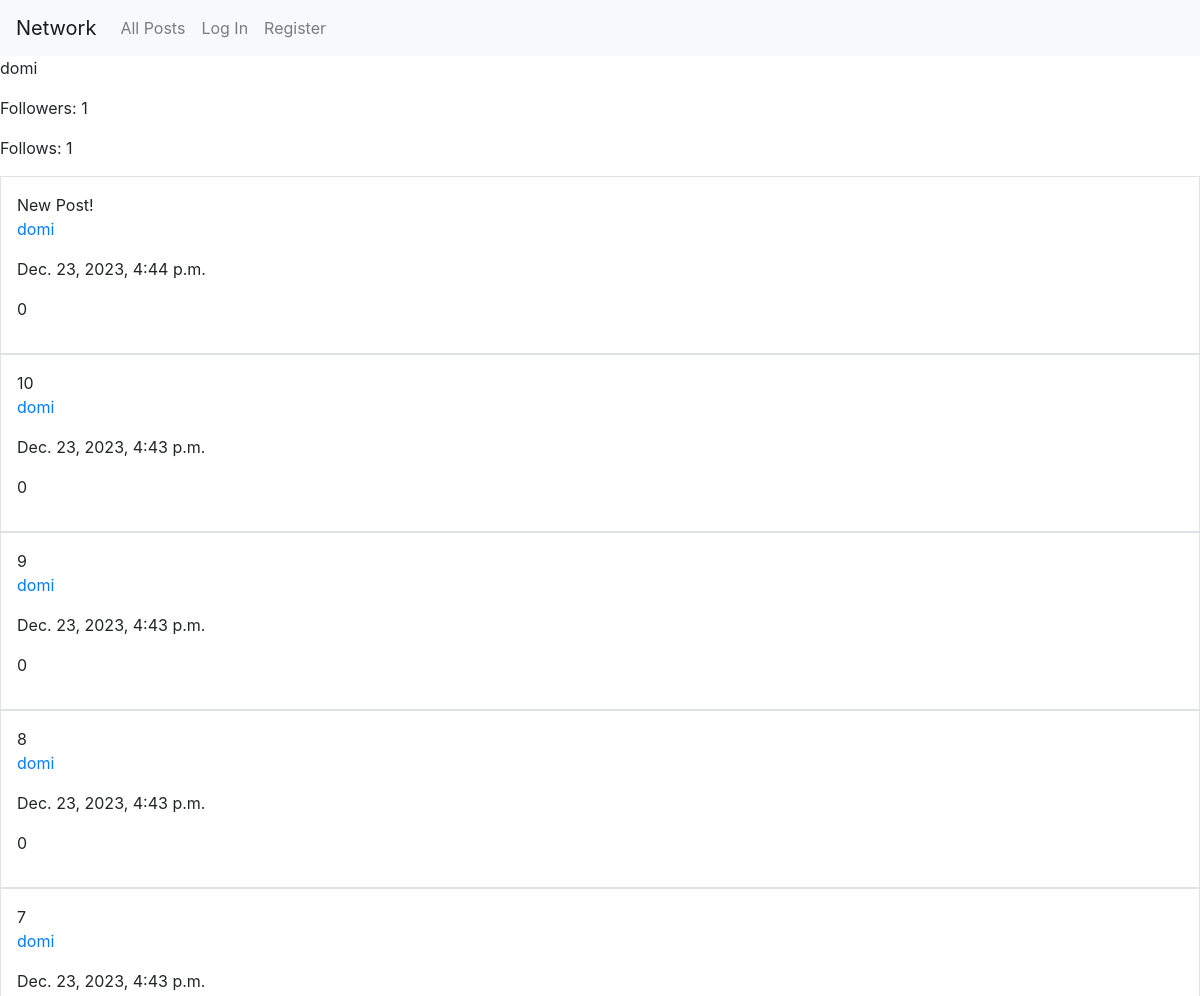
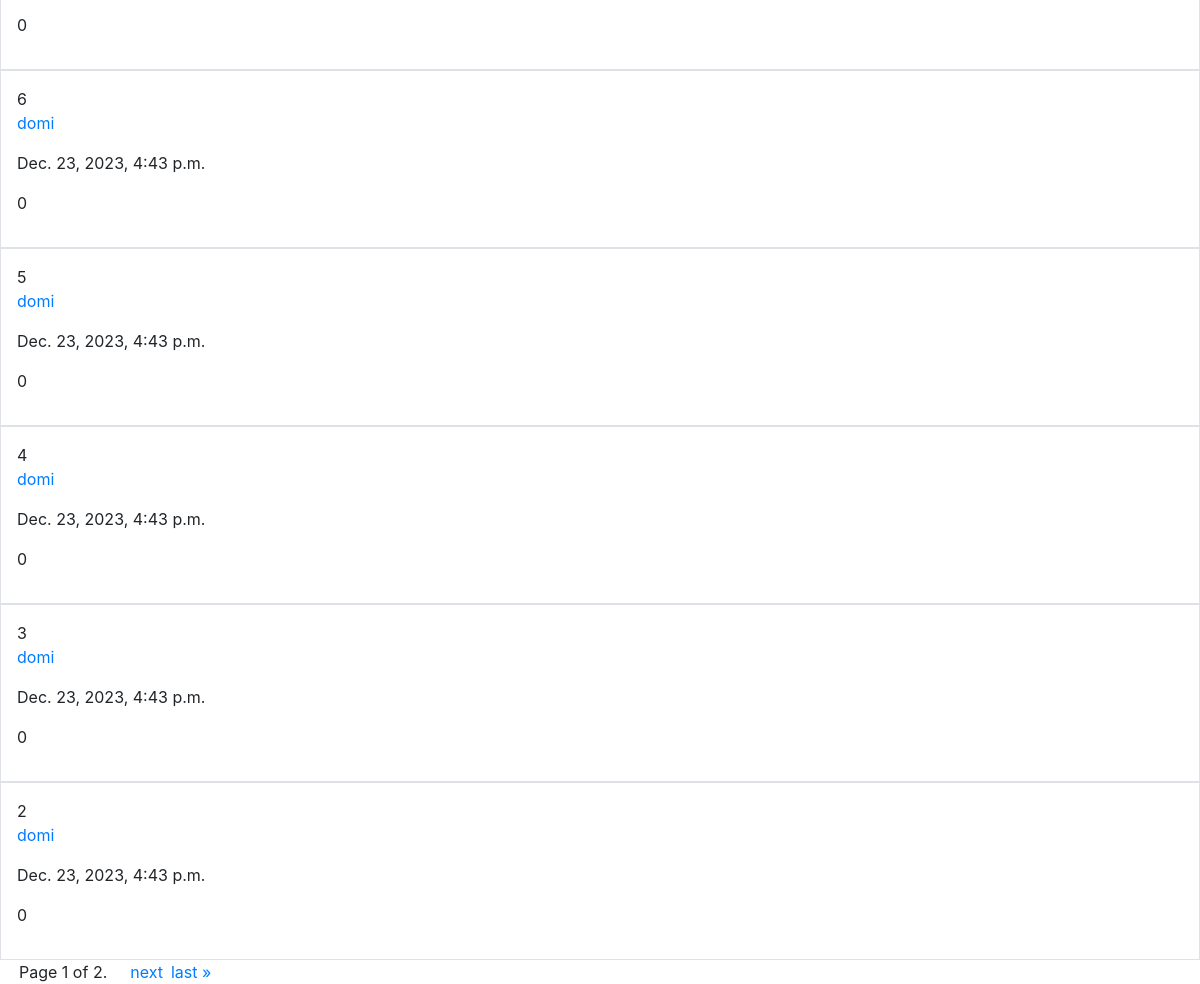
The page /profile_page/1 on the database its author committed (2 pictures, top to bottom).
### network/models.py (models this page shows)
class User(AbstractUser):
    pass

class Post(models.Model):
    text_content = models.TextField(max_length=256, blank=False)
    user = models.ForeignKey(User,on_delete=models.CASCADE, related_name="user")
    date = models.DateTimeField(auto_now_add=True)
    likes = models.IntegerField(default=0)
    liked_by = models.ManyToManyField(User, related_name="liked_by")

### network/views.py (the view)
# urls.py: path("profile_page/<int:search_id>", views.profile_page, name="profile_page"),
def profile_page(request, search_id):
    user = User.objects.get(id = search_id)
    followers = Follower.objects.filter(follows = User.objects.get(id = search_id)).count()
    follows = Follower.objects.filter(follower = User.objects.get(id = search_id)).count()
    posts = Post.objects.filter(user_id = search_id).order_by("-date")
    paginator = Paginator(posts, 10)
    page_number = request.GET.get("page")
    page_obj = paginator.get_page(page_number)
    if request.user.id == search_id:
        test = ""
    else:
        try:
            test = Follower.objects.get(follows=User.objects.get(id = search_id),follower=User.objects.get(id = request.user.id))
            test = "True"
        except:
            test = "False"
    return render(request, "network/profile_page.html",{
        "profile_user": user,
        "page_obj": page_obj,
        "followers": followers,
        "follows": follows,
        "test": test
    })

### network/templates/network/profile_page.html (shortened to what this page needs)
{% extends "network/layout.html" %}
{% load widget_tweaks %}
{% load static %}
{% block body %}
<p>{{ profile_user.username }}</p>
<p> Followers: {{ followers }} </p>
<p> Follows: {{ follows }} </p>
{% for post in page_obj %}
    <div id="{{post.id}}"  class="container-fluid border p-3 m-0">
        <span>{{ post.text_content }}</span>
        <a href="{% url 'profile_page' post.user.id %}"><p>{{ post.user.username }}</p><a>
        <p>{{ post.date }}</p>
        <p>{{ post.likes }}</p>
    </div>
{% endfor %}
<div class="pagination">
    <span class="step-links container-fluid">
        <span class="current  ml-1 mr-1">
            Page {{ page_obj.number }} of {{ page_obj.paginator.num_pages }}.
        </span>
        {% if page_obj.has_next %}
            <a href="?page={{ page_obj.next_page_number }}"  class="ml-1 mr-1">next</a>
            <a href="?page={{ page_obj.paginator.num_pages }}"  class="ml-1 mr-1">last &raquo;</a>
        {% endif %}
    </span>
</div>
{% endblock %}

### rows shown on the page
User: username "domi"
Post: text_content "New Post!", user.username "domi", date "Dec. 23, 2023, 4:44 p.m.", likes "0"
Post: text_content "10", user.username "domi", date "Dec. 23, 2023, 4:43 p.m.", likes "0"
Post: text_content "9", user.username "domi", date "Dec. 23, 2023, 4:43 p.m.", likes "0"
Post: text_content "8", user.username "domi", date "Dec. 23, 2023, 4:43 p.m.", likes "0"
Post: text_content "7", user.username "domi", date "Dec. 23, 2023, 4:43 p.m.", likes "0"
Post: text_content "6", user.username "domi", date "Dec. 23, 2023, 4:43 p.m.", likes "0"
Post: text_content "5", user.username "domi", date "Dec. 23, 2023, 4:43 p.m.", likes "0"
Post: text_content "4", user.username "domi", date "Dec. 23, 2023, 4:43 p.m.", likes "0"
Post: text_content "3", user.username "domi", date "Dec. 23, 2023, 4:43 p.m.", likes "0"
Post: text_content "2", user.username "domi", date "Dec. 23, 2023, 4:43 p.m.", likes "0"

### other values the page prints
{{ followers }} "1"
{{ follows }} "1"
{{ page_obj.number }} "1"
{{ page_obj.paginator.num_pages }} "2"
